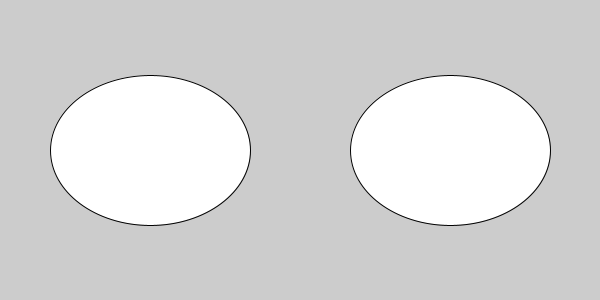
Frame 1 (no input)
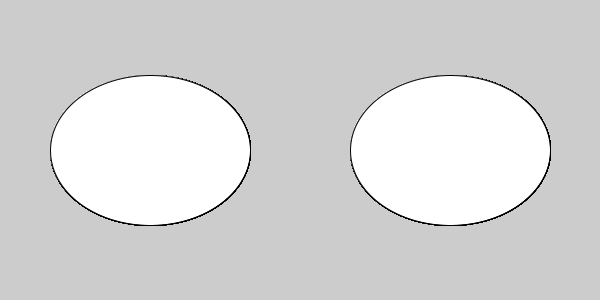
Frame 60 (the mouse pressed at the canvas centre just before this capture)
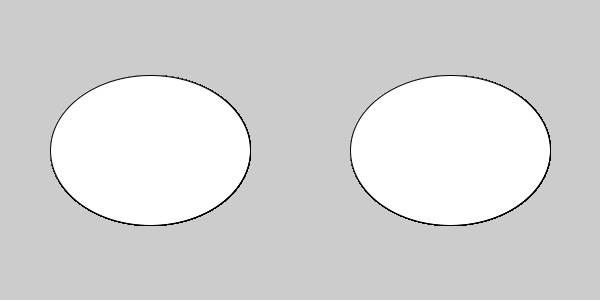
Frame 120 (the mouse held since frame 60 and released just before this capture)

The Processing sketch that drew these frames (run headless with seeded random() and noise(); from frame 60 on, the mouse is pressed at the canvas centre):

// Processing sketch: GooglyEyes
// ── GooglyEyes.pde
void setup() {

  size(600, 300);
}
void draw() {
  fill(#FFFFFF);
  ellipse(150, 150, 200, 150);
  ellipse(450, 150, 200, 150);

  if (mouseX>=142&&mouseX<=248&&mouseY>=100&&mouseY<=177) {

    fill(#000000);
    ellipse(mouseX, mouseY, 30, 30);
  }
}
